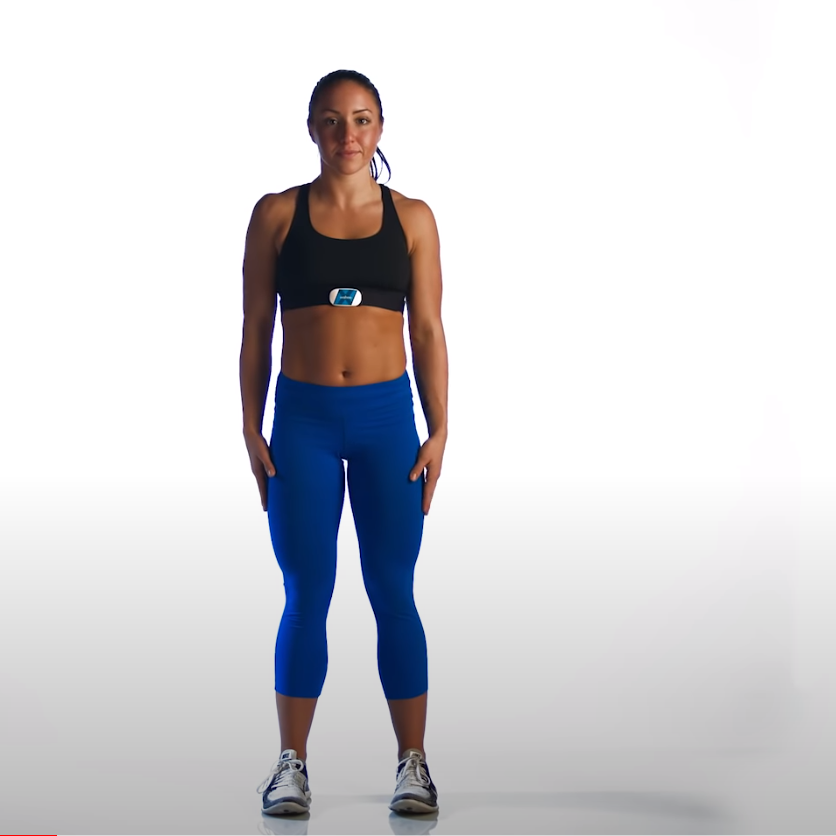
#> input picture examples/pics/good.png, 836 x 836 px, found by its file name
$ python binAndEdge.py
#> lines starting #> are read from the running program, lines starting #| are printed output that depends on the picture; after the words box and inside, x2 and y2 are one past the last pixel; in counts of white or black regions, pixels touching at a corner belong together
import cv2
import numpy as np
from PIL import Image

if __name__ == "__main__":
    ogImage = Image.open("/Users/udiram/Documents/GitHub/FitnessDetection/examples/pics/good.png")
#> ogImage is the input picture: PIL image 836x836 RGB; mean R, G, B 213.1, 212.5, 215.5


    ogImage = ogImage.convert('L')
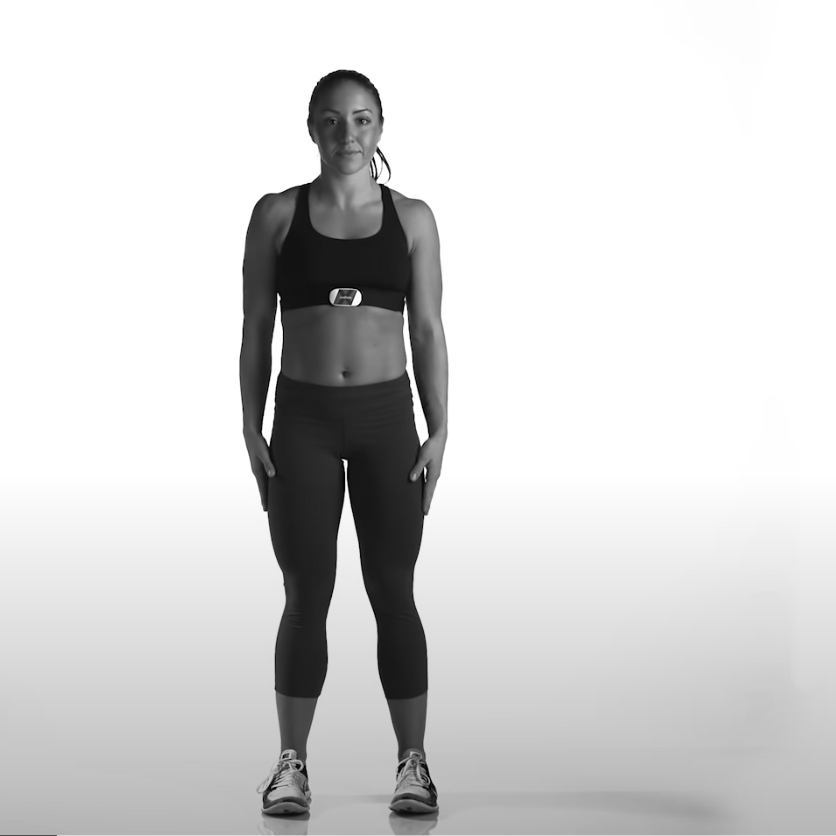
#> ogImage: PIL image 836x836 L; min 0, max 255, mean 213
    im = np.array(ogImage)

    im = np.uint8(im)

    im = cv2.bitwise_not(im)
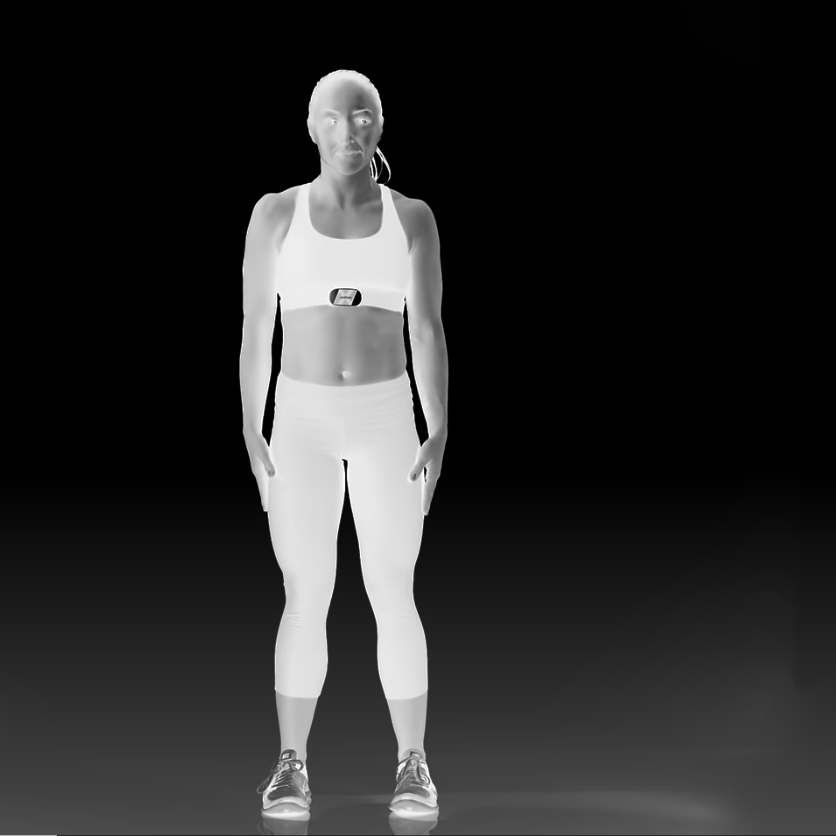
#> im: shape (836, 836); min 0, max 255, mean 42

    # im = np.log10(im)
    maxim = np.max(im)
#> maxim = 255
    minim = np.min(im)
#> minim = 0
    thresh = maxim - minim
#> thresh = 255
    print(str(thresh))
#| 255
    # im = (im > thresh / 4.27) * 255
    blur = cv2.GaussianBlur(im, (5, 5), 0)
    ret3, th3 = cv2.threshold(blur, 0, 255, cv2.THRESH_BINARY + cv2.THRESH_OTSU)
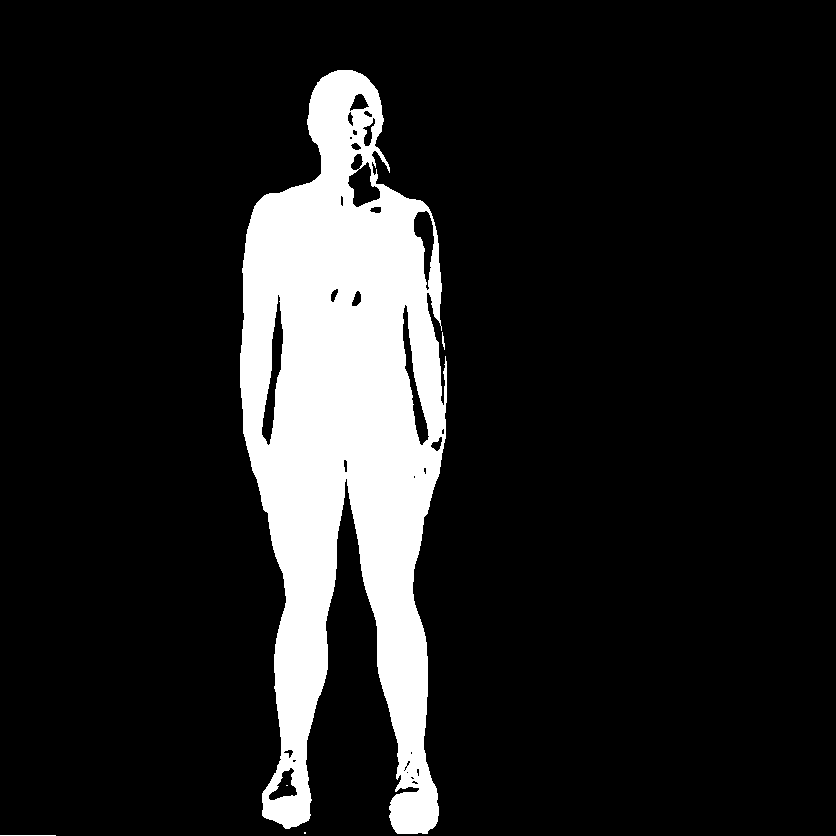
#> th3: shape (836, 836); 13.4% white; 5 white regions (2 under 20 px), largest, box (x1, y1, x2, y2) and area: (240, 70, 447, 834) 93338, (0, 835, 56, 836) 56, (442, 332, 445, 350) 30
#> ret3 = 106

    # im_bin_64 = (im > thresh / 2.55) * 255  # make this not a hardcoded value, to accomodate all images
    # im_bin_64 = (im > 57) * 255
    # calculate max and min vals of the image, then thresh val is x/2
    # print(im_bin_64)

    im_bin = np.concatenate((th3,), axis=1)
    testImage = Image.fromarray(np.uint8(im_bin))
    width, height = testImage.size  # Get dimensions
#> width = 836; height = 836
    # testImage = testImage.crop((0, 100, width, (height / 2) - 125))

    testImage.save('/Users/udiram/Documents/GitHub/FitnessDetection/examples/pics/binandextractblackandwhite.png')

    img = cv2.imread('/Users/udiram/Documents/GitHub/FitnessDetection/examples/pics/binandextractblackandwhite.png')

    gray = cv2.cvtColor(img, cv2.COLOR_BGR2GRAY)
    ret, thresh = cv2.threshold(gray, 0, 255, cv2.THRESH_BINARY + cv2.THRESH_OTSU)
#> ret = 0

    n_labels, labels, stats, centroids = cv2.connectedComponentsWithStats(thresh)
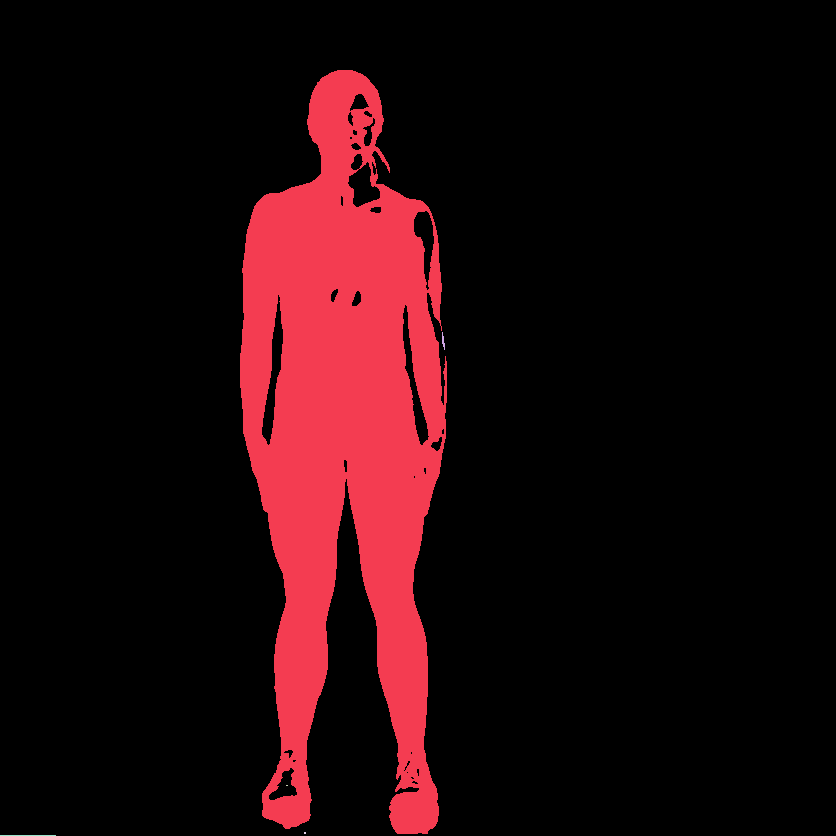
#> labels: shape (836, 836) int32; 6 distinct labels, from 0 to 5; one colour per label, 0 black
#> n_labels = 6; stats = [[0, 0, 836, 836, 605466], [240, 70, 207, 764, 93338], [442, 332, 3, 18, 30], [286, 785, 2, 1, 2], [304, 832, 2, 2, 4], [0, 835, 56, 1, 56]]; centroids = [[428.9, 415.6], [344, 429.3], [442.8, 340.8], [286.5, 785], [304.5, 832.5], [27.5, 835]]

    # print(n_labels)


    # this needs to be big enough to accomodate for all values, so based on number of crops, rn, ionly one entry accepted

    size_thresh = 1
    for i in range(1, n_labels):
        if stats[
            i, cv2.CC_STAT_AREA] >= size_thresh:  # look into docs, why do we have an if statement here?
            # print(stats[i, cv2.CC_STAT_AREA])
            x = stats[i, cv2.CC_STAT_LEFT]
            y = stats[i, cv2.CC_STAT_TOP]
            w = stats[i, cv2.CC_STAT_WIDTH]
            h = stats[i, cv2.CC_STAT_HEIGHT]
            cv2.rectangle(img, (x, y), (x + w, y + h), (0, 255, 0), thickness=1)

            # result = Image.fromarray(ogImage)
            result = ogImage.crop((x, y, x + w, y + h))

            if 10000 < w * h:  # > 30: gotta make the 100 value variable ask seb
                result.save("/Users/udiram/Documents/GitHub/FitnessDetection/examples/pics/binandextractcrop" + str(i) + ".jpg")
                # columnList.append((x, x + w))
                # LadderReduce.ladderReduce(result, x, w)
        # print(columnList)
        cv2.imwrite("/Users/udiram/Documents/GitHub/FitnessDetection/examples/pics/binandextractout.png", img)
#> this loop made 5 passes
#> (x, y, w, h) on passes 1 to 5: (240, 70, 207, 764), (442, 332, 3, 18), (286, 785, 2, 1), (304, 832, 2, 2), (0, 835, 56, 1)
#> pass 1, `result = ogImage.crop((x, y, x + w, y + h))`:
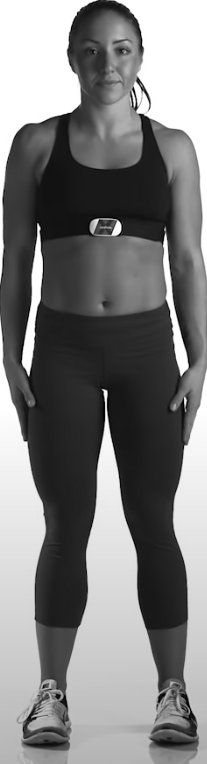
#> result: PIL image 207x764 L; min 0, max 255, mean 125.3
#> pass 1, `cv2.imwrite("/Users/udiram/Documents/GitHub/FitnessDetection/examples/..`:
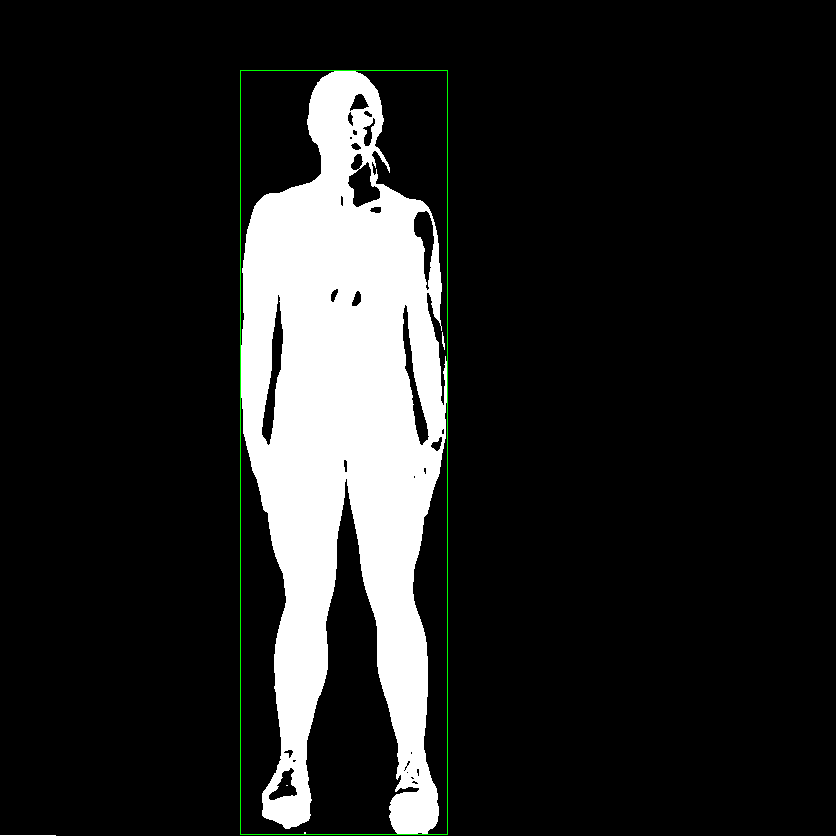
#> saved as binandextractout.png: shape (836, 836, 3); mean B, G, R 34.1, 34.8, 34.1
#> after the loop:
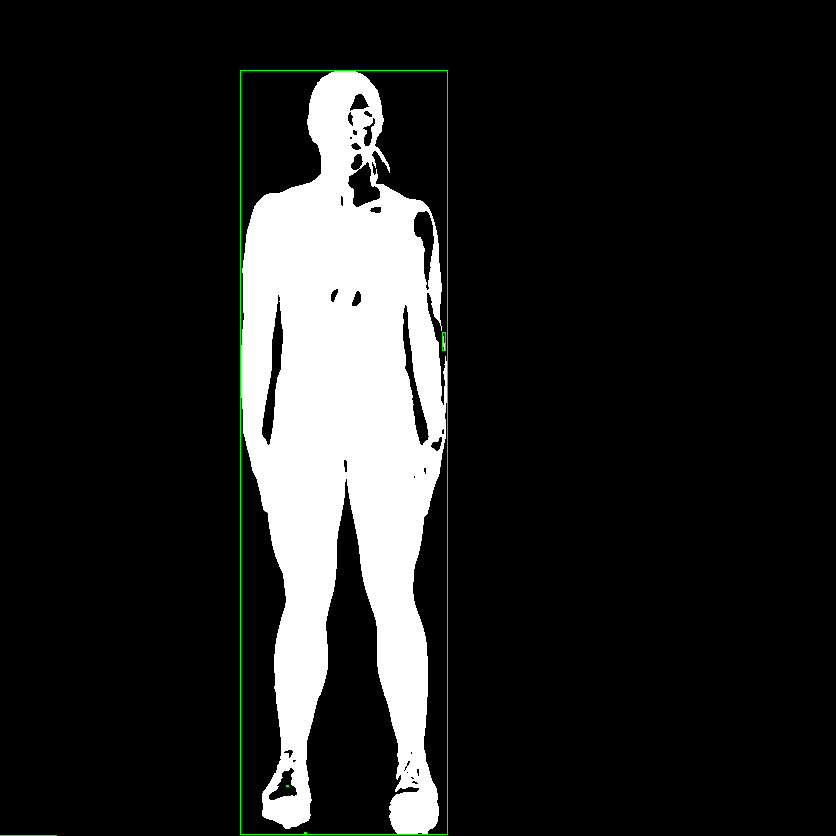
#> img: shape (836, 836, 3); mean B, G, R 34, 34.8, 34

$ run again, with examples/pics/bandw.png copied over examples/pics/good.png
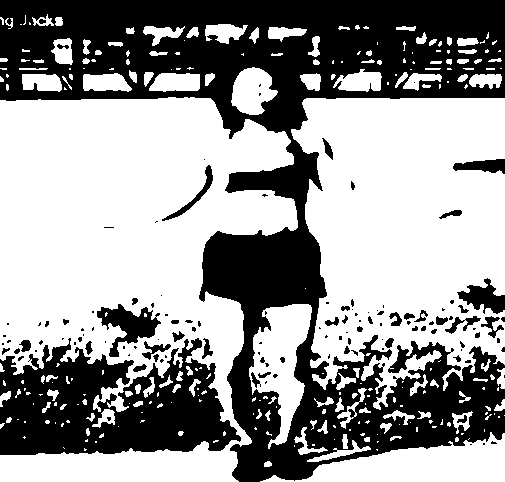
#> input picture examples/pics/bandw.png, 505 x 482 px, found by its file name
#> ogImage is the input picture: PIL image 505x482 L; 59% white; 127 black regions (80 under 20 px), largest, box (x1, y1, x2, y2) and area: (0, 0, 505, 482) 75613, (0, 338, 241, 455) 18086, (97, 304, 161, 357) 1450
#> maxim = 255
#> minim = 0
#> thresh = 255
#| 255
#> th3: shape (482, 505); 41.3% white; 93 white regions (47 under 20 px), largest, box (x1, y1, x2, y2) and area: (0, 0, 505, 482) 76439, (0, 338, 241, 455) 18329, (97, 304, 161, 357) 1454
#> ret3 = 124
#> ret = 0
#> `n_labels, labels, stats, centroids = cv2.connectedComponentsWithStats(..`:
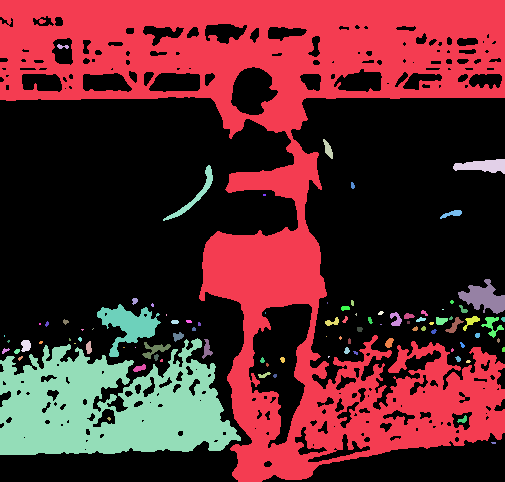
#> labels: shape (482, 505) int32; 94 distinct labels, from 0 to 93; one colour per label, 0 black
#> n_labels = 94; stats = 94 rows, first 6: [0, 16, 505, 466, 142857], [0, 0, 505, 482, 76439], [57, 44, 12, 5, 36], [323, 139, 10, 20, 102], [453, 159, 52, 15, 506], [163, 165, 50, 56, 392]; centroids = 94 pairs, first value 4 to 503.1, second value 46.19 to 442.4
#> the loop `for i in range(1, n_labels):` made 93 passes
#> (x, y, w, h) on passes 1 to 8: (0, 0, 505, 482), (57, 44, 12, 5), (323, 139, 10, 20), (453, 159, 52, 15), (163, 165, 50, 56), (351, 182, 4, 7), (263, 194, 3, 2), (440, 210, 22, 9)
#> after the loop `for i in range(1, n_labels):`:
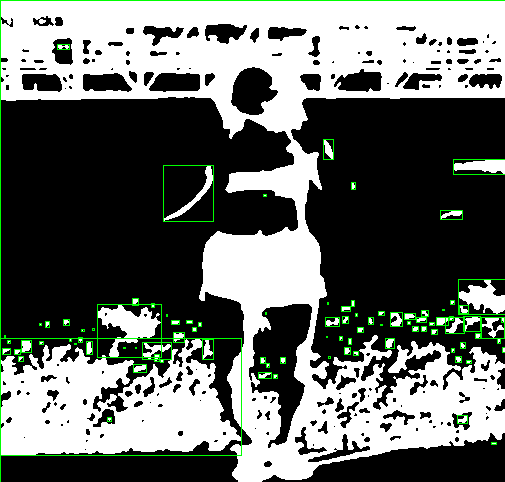
#> img: shape (482, 505, 3); mean B, G, R 104, 108.5, 104
